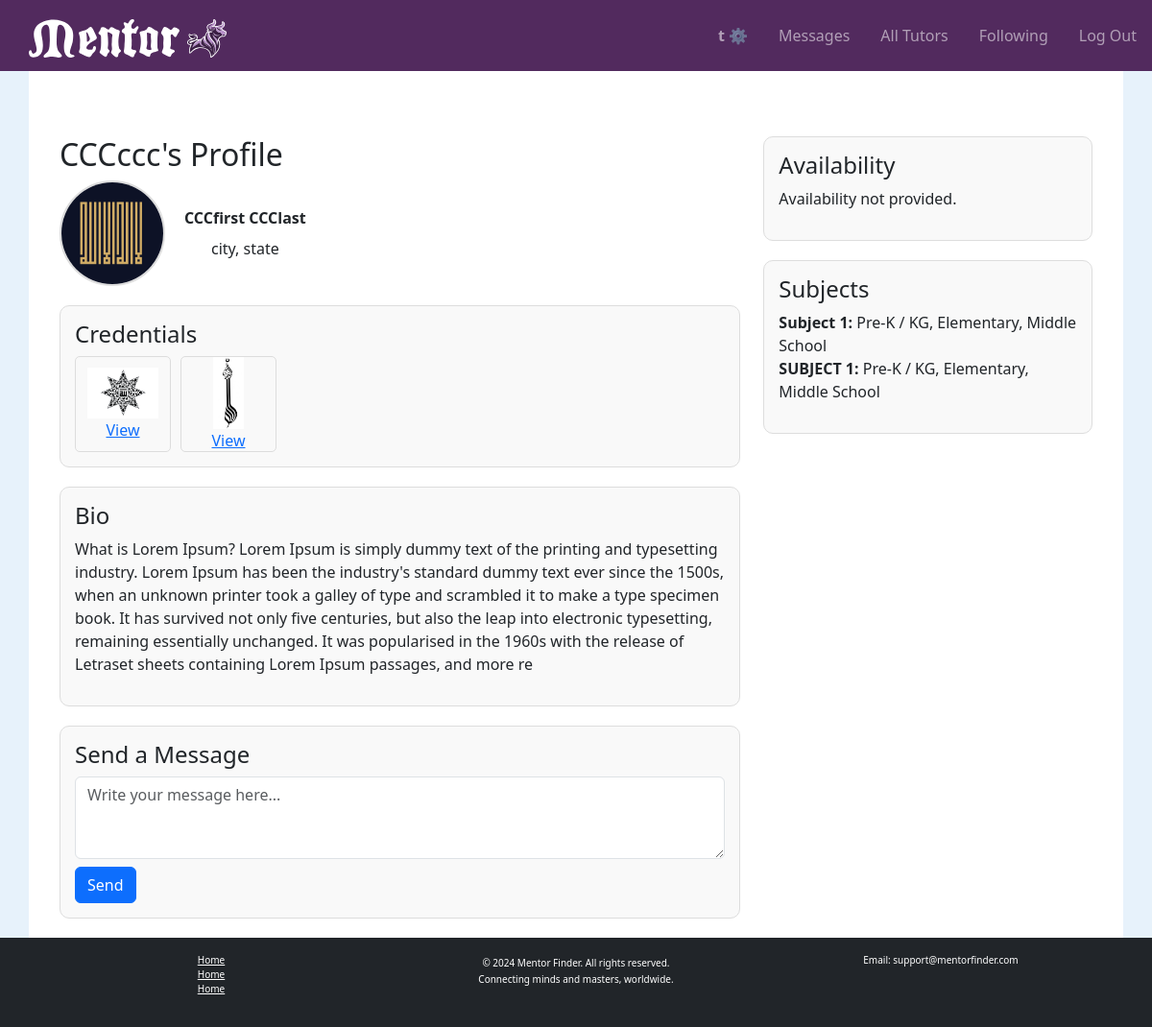
/profile/4/ (signed in), run on an earlier commit of the app's database.
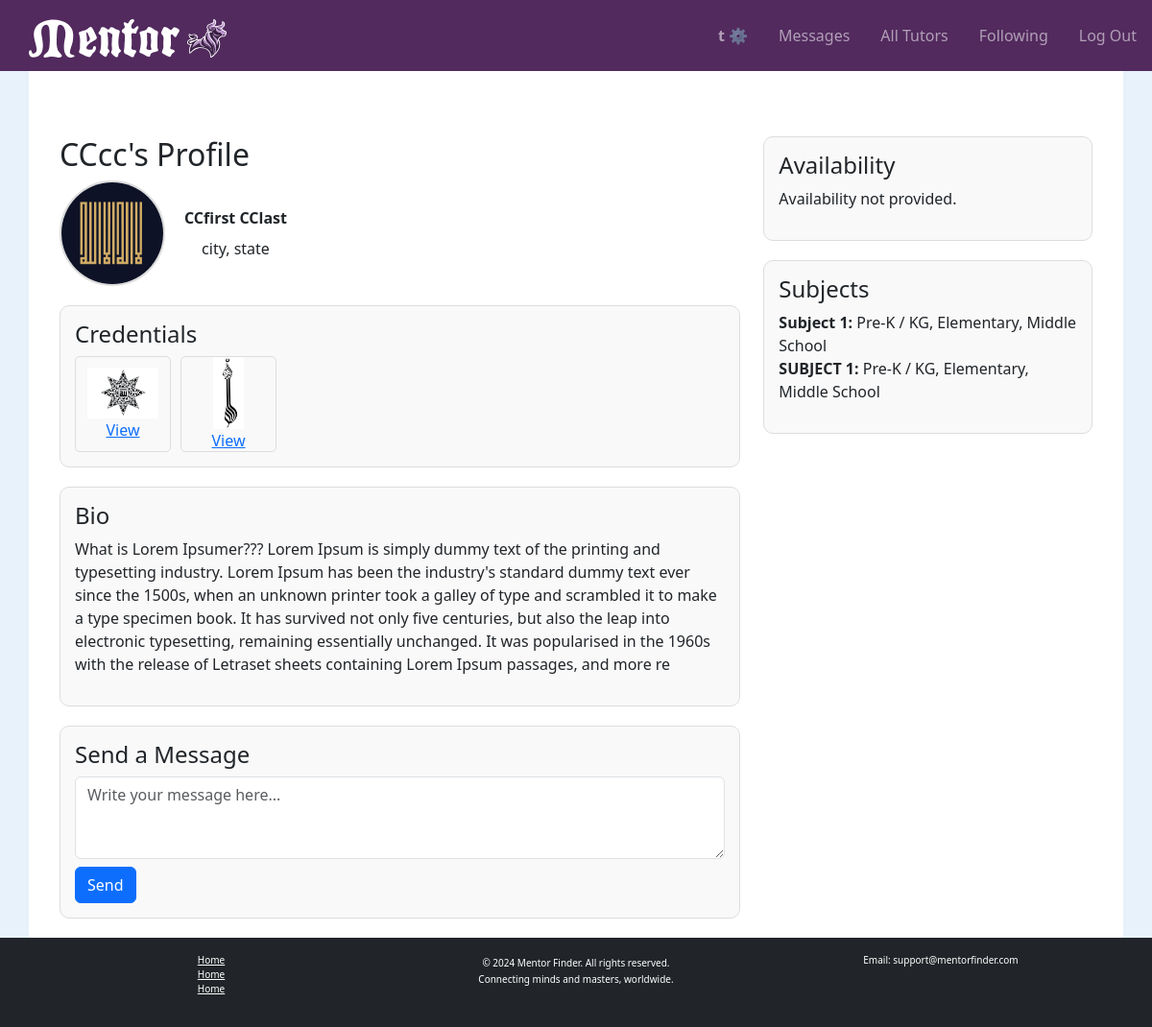
And on a later commit of the database.
### tutorhub/models.py (models this page shows, shortened)
class User(AbstractUser):
    nickname = models.CharField(max_length=50, blank=True, null=True)
    email = models.EmailField(unique=True)
    is_tutor = models.BooleanField(default=False)
    street_address = models.TextField(blank=True, null=True)
    city = models.CharField(max_length=100, blank=True, null=True)
    state = models.CharField(max_length=100, blank=True, null=True)
    zip_code = models.CharField(max_length=10, blank=True, null=True)
    profile_image = models.ImageField(upload_to="profile_images/", blank=True, null=True)
    bio = models.TextField(blank=True, null=True)
    birthdate = models.DateField(blank=True, null=True)
    availability = models.JSONField(default=dict, blank=True, null=True)  # Only used if is_tutor is True
    subject_grades = models.ManyToManyField('SubjectGrade', blank=True, related_name="users")  # Added field
    liked_by = models.ManyToManyField("self", symmetrical=False, blank=True, related_name="liked_tutors")
    USERNAME_FIELD = "email"
    REQUIRED_FIELDS = ["username"]

class Credential(models.Model):
    file = models.FileField(upload_to="credentials/")
    user = models.ForeignKey(User, related_name="credentials", on_delete=models.CASCADE)

class SubjectGrade(models.Model):
    tutor = models.ForeignKey(User, on_delete=models.CASCADE, related_name="tutor_subject_grades")
    subject = models.CharField(max_length=100)
    grade_levels = models.JSONField(default=list)  # Stores grade levels as a list (e.g., ["Elementary", "High School"])
    class Meta:
        unique_together = ('tutor', 'subject')  # Each tutor can teach a subject only once.

### tutorhub/views.py (the view)
# urls.py: path('profile/<int:user_id>/', views.profile, name='profile'),  # View another user's profile
@login_required
def profile(request, user_id=None):
    profile_user = request.user if user_id is None else get_object_or_404(User, id=user_id)
    credentials = profile_user.credentials.all()
    for credential in credentials:
        credential.is_image = credential.file.url.lower().endswith(('.jpg', '.jpeg', '.png'))
    return render(request, 'tutorhub/profile.html', {
        'profile': profile_user,
        'credentials': credentials,
        'is_own_profile': profile_user == request.user,
    })

### tutorhub/templates/tutorhub/profile.html (shortened to what this page needs)
{% extends "tutorhub/layout.html" %}
{% load static %}
{% block body %}
<div class="container mt-5">
    <div class="row">
        <div class="col-md-8">
            <h2>{{ profile.nickname }}'s Profile</h2>
            <div class="profile-header">
                <div id="stack-vertical">
                    {% if profile.profile_image %}
                        <img id="profile-img" src="{{ profile.profile_image.url }}" alt="{{ profile.nickname }}">
                    {% else %}
                        <img id="profile-img" src="{% static 'tutorhub/images/mentor-logo-bull.svg' %}" alt="Default Logo">
                    {% endif %}
                </div>
                <div id="stack-vertical">
                    <strong>{{ profile.first_name }} {{ profile.last_name }}</strong>
                    <div>{{ profile.city|default:"City not available" }}, {{ profile.state|default:"State not available" }}</div>
                </div>
            </div>
            {% if profile.is_tutor %}
            <div class="credentials-container">
                <h4>Credentials</h4>
                <div style="display: flex; flex-wrap: wrap; gap: 10px;">
                    {% for credential in credentials %}
                        <a href="{{ credential.file.url }}" target="_blank">
                            <div class="credential-box">
                                {% if credential.is_image %}
                                    <img src="{{ credential.file.url }}" alt="Credential Image">
                                {% else %}
                                    <img src="{% static 'tutorhub/images/credential-icon.png' %}" alt="Default Credential Icon">
                                {% endif %}
                                <div>View</div>
                            </div>
                        </a>
                    {% empty %}
                        <p>No credentials available.</p>
                    {% endfor %}
                </div>
            </div>
            {% endif %}
            <div class="bio-container">
                <h4>Bio</h4>
                <p>{{ profile.bio|default:"No bio available." }}</p>
            </div>
            {% if user.is_authenticated %}
            <div class="message-container">
                <h4>Send a Message</h4>
                <form action="{% url 'send_message' profile.id %}" method="post">
                    <textarea name="content" rows="3" class="form-control mb-2" placeholder="Write your message here..." required></textarea>
                    <button type="submit" class="btn btn-primary">Send</button>
                </form>
            </div>
            {% endif %}
        </div>
        <div class="col-md-4">
            <div class="right-column-section">
                <h4>Availability</h4>
                <ul>
                    {% for day, time in profile.availability.items %}
                        <li><strong>{{ day|title }}:</strong> {{ time }}</li>
                    {% empty %}
                        <p>Availability not provided.</p>
                    {% endfor %}
                </ul>
            </div>
            {% if profile.is_tutor %}
            <div class="right-column-section">
                <h4>Subjects</h4>
                <ul>
                    {% for subject_grade in profile.tutor_subject_grades.all %}
                        <li><strong>{{ subject_grade.subject }}:</strong> {{ subject_grade.grade_levels|join:", " }}</li>
                    {% empty %}
                        <p>No subjects available.</p>
                    {% endfor %}
                </ul>
            </div>
            {% endif %}
        </div>
    </div>
</div>
{% endblock %}

### tutorhub/templates/tutorhub/layout.html (shortened to what this page needs)
{% load static %}
<!DOCTYPE html>
<html lang="en">
    <head>
        <link href="https://cdn.jsdelivr.net/npm/bootstrap@5.3.0/dist/css/bootstrap.min.css" rel="stylesheet">
        <link rel="stylesheet" href="{% static 'tutorhub/styles.css' %}">
    </head>
    <body>
    <nav class="navbar navbar-expand-lg navbar-dark sticky-top">
        <a class="navbar-brand" href="{% url 'index' %}">
            <div>
                <img class="navbar-logo" src="{% static '/tutorhub/images/mentor-logo-text.svg' %}" alt="Mentor Logo" class="logo">
                <img class="navbar-logo" src="{% static '/tutorhub/images/mentor-logo-bull.svg' %}" alt="Mentor Logo" class="logo">
            </div>
        </a>
        <div class="collapse navbar-collapse" id="navbarNav">
            <ul class="navbar-nav ms-auto flex-row">
                {% if user.is_authenticated %}
                    <li class="nav-item px-2"><a class="nav-link" id="menu-username" href="{% url 'my_profile' %}"><strong>{{ user.username }} ⚙️</strong></a></li>
                    <li class="nav-item px-2"><a class="nav-link" id="menu-messages" href="#">Messages
                        <span id="unread-badge" class="badge badge-danger" style="display: none;">0</span></a></li>
                {% endif %}
                <li class="nav-item px-2"><a class="nav-link" id="menu-all-tutors" href="{% url 'index' %}">All Tutors</a></li>
                {% if user.is_authenticated %}
                    <li class="nav-item px-2"><a class="nav-link" id="menu-following" href="#">Following</a></li>
                    <li class="nav-item px-2"><a class="nav-link" href="{% url 'logout' %}">Log Out</a></li>
                {% else %}
                    <li class="nav-item px-2"><a class="nav-link" href="{% url 'login' %}">Log In</a></li>
                    <li class="nav-item px-2"><a class="nav-link" href="{% url 'register' %}">Register</a></li>
                {% endif %}
            </ul>
        </div>
    </nav>
    <div id="main-content">
        {% block body %}
        {% endblock %}
    </div>
    </body>
    <footer class="bg-dark text-white mt-auto py-3">
        <div class="container" id="footer-title">
            <div class="row">
                <div class="col-md-4 text-center">
                    <ul class="list-unstyled" id="footer-link">
                        <li><a href="{% url 'index' %}" class="text-white">Home</a></li>
                        <li><a href="{% url 'index' %}" class="text-white">Home</a></li>
                        <li><a href="{% url 'index' %}" class="text-white">Home</a></li>
                    </ul>
                </div>
                <div class="col-md-4 text-center">
                    <span class="mb-0" id="footer-link">© {% now "Y" %} Mentor Finder. All rights reserved.</u>
                    <p id="footer-link">Connecting minds and masters, worldwide.</p>
                </div>
                <div class="col-md-4 text-center">
                    <p id="footer-link">Email: support@mentorfinder.com</p>
                </div>
            </div>
        </div>
    </footer>
</html>

### tutorhub/static/tutorhub/styles.css (style rules this page uses)
body { background-color: rgb(231, 242, 251); }
html, body { height: 100%; margin: 0; display: flex; flex-direction: column; }
#profile-img { width: 110px; height: 110px; object-fit: scale-down; border-radius: 50%; border: 2px solid #ddd; }
#main-content { background-color: white; margin: 0 30px; width: auto; display: flex; flex-direction: column; flex: 1; padding: 20px; }
.navbar { background-color: #522A5E; padding-left: 30px; }
.navbar-brand { font-size: xx-large }
.navbar-logo { height: 40px; width: auto; max-height: 50px; }
ul { list-style: none; }
textarea { min-height: 400px; }
#stack-vertical { display: flex; flex-direction: column; align-items: center; gap: 8px; }
.profile-header { display: flex; gap: 20px; align-items: center; }
.credentials-container { margin-top: 20px; padding: 15px; border: 1px solid #ddd; border-radius: 10px; background-color: #f9f9f9; }
.credential-box { border: 1px solid #ddd; padding: 10px; text-align: center; border-radius: 5px; width: 100px; height: 100px; display: flex; flex-direction: column; justify-content: center; align-items: center; }
.credential-box img { max-width: 75px; max-height: 75px; object-fit: fill; }
.bio-container { margin-top: 20px; padding: 15px; border: 1px solid #ddd; border-radius: 10px; background-color: #f9f9f9; }
.message-container { margin-top: 20px; padding: 15px; border: 1px solid #ddd; border-radius: 10px; background-color: #f9f9f9; }
.right-column-section { padding: 15px; border: 1px solid #ddd; border-radius: 10px; background-color: #f9f9f9; margin-bottom: 20px; }
.right-column-section ul { padding: 0; list-style: none; }
#footer-title { font-size: small; }
#footer-link { font-size: x-small; }

What changed in the data, as far as the page shows it:
changed User "city": nickname "CCCccc" → "CCcc"; first_name "CCCfirst" → "CCfirst"; last_name "CCClast" → "CClast"; bio "What is Lorem Ipsum? Lorem Ipsum is simply…" → "What is Lorem Ipsumer??? Lorem Ipsum is simply…"
